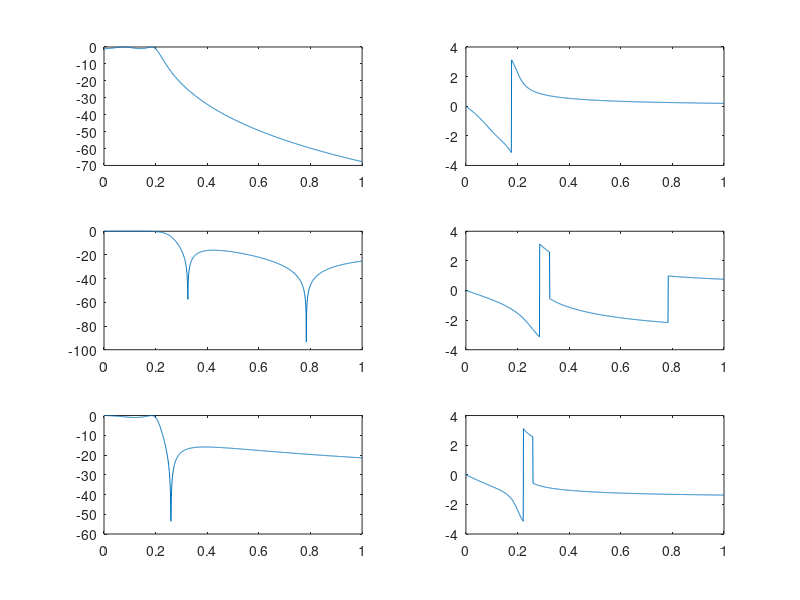

Reproduce this figure in MATLAB.
% function []=Cheab1(cheab)
clc;
close all

Op=.2*pi;
Os=.3*pi;
Rp=1;
As=16;
E=sqrt(10^(Rp/10)-1);
A=10^(As/20);
for i=1:3
    cheab=i;
switch cheab
    case 1
        
        Oc=Op;
        Or=Os/Op;
        G=sqrt((A^2-1)/E^2);
        N=ceil((log10(G+sqrt(G^2-1)))/(log10(Or+sqrt(Or^2-1))));
        [Z,P,K]=cheb1ap(N,Rp);
        denn=real(poly(P));
        numn=real(poly(Z));
        den=real(poly(P*Oc));
        K=K*den(end)/denn(end);
        num=K*numn;
        w=0:pi/1000:pi;
    case 2
        Oc=Os;
        Or=Os/Op;
        G=sqrt((A^2-1)/E^2);
        N=ceil((log10(G+sqrt(G^2-1)))/(log10(Or+sqrt(Or^2-1))));
        [Z,P,K]=cheb2ap(N,As);
        denn=real(poly(P));
        numn=real(poly(Z));
        den=real(poly(P*Oc));
        num=real(poly(Z*Oc));
        K=K*((den(end)/denn(end))*(numn(end)/num(end)));
        num=num*K;
        w=0:pi/1000:pi;
    case 3
        Oc=Op;
        k=Op/Os;
        k1=E/sqrt(A^2-1);
        G=sqrt((A^2-1)/E^2);
        N=ceil((ellipke(k)*ellipke (sqrt(1-k1^2)))/(ellipke(k1)*ellipke(1-k^2)));
        [Z,P,K]=ellipap(N,Rp,As);
        denn=real(poly(P));
        numn=real(poly(Z));
        den=real(poly(P*Oc));
        num=real(poly(Z*Oc));
        K=K*((den(end)/denn(end))*(numn(end)/num(end)));
        num=num*K;
        w=0:pi/1000:pi;
end
w=0:pi/1000:pi;
H=freqs(num,den,w);
Hmag=20*log10(abs(H)/max(abs(H)));
Hfase=angle(H);
subplot(3,2,2*i-1)
plot(w/pi,Hmag);
subplot(3,2,2*i)
plot(w/pi,Hfase)
end
        

% end